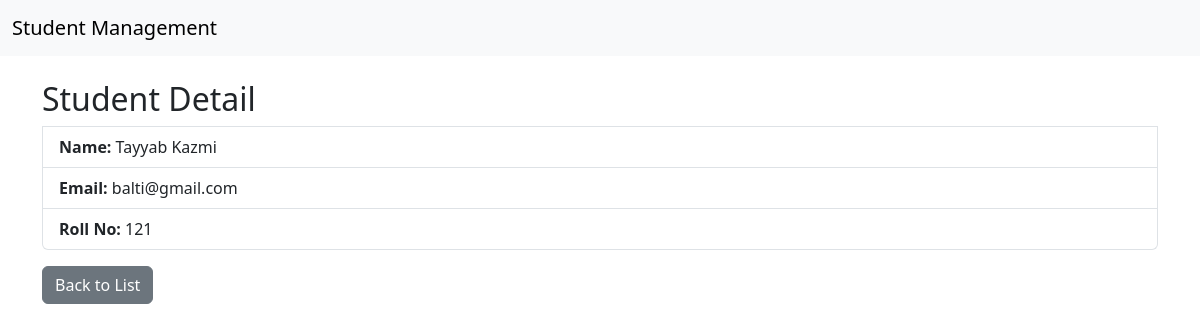
The app's page /students/1/ with its own data.
### myapp/models.py (models this page shows, shortened)
class Student(models.Model):
    name = models.CharField(max_length=100)
    email = models.EmailField()
    roll_no = models.IntegerField()

### myapp/views.py (the view)
# urls.py: path('<int:pk>/', views.StudentDetailView.as_view(), name='detail'),
class StudentDetailView(DetailView):
    model = Student
    context_object_name = 'student'
    template_name = 'myapp/student_detail.html'

### myapp/templates/myapp/student_detail.html
{% extends 'myapp/base.html' %}
{% block content %}
<ul class="list-group">
    <h2>Student Detail</h2>
    <li class="list-group-item"><strong>Name: </strong>{{ student.name}}</li>
    <li class="list-group-item"><strong>Email: </strong>{{ student.email}}</li>
    <li class="list-group-item"><strong>Roll No: </strong>{{ student.roll_no}}</li>
</ul>
<a href="{% url 'list' %}" class="btn btn-secondary mt-3">Back to List</a>
{% endblock content %}

### records on screen
Student: name "Tayyab Kazmi", email "balti@gmail.com", roll_no "121"
